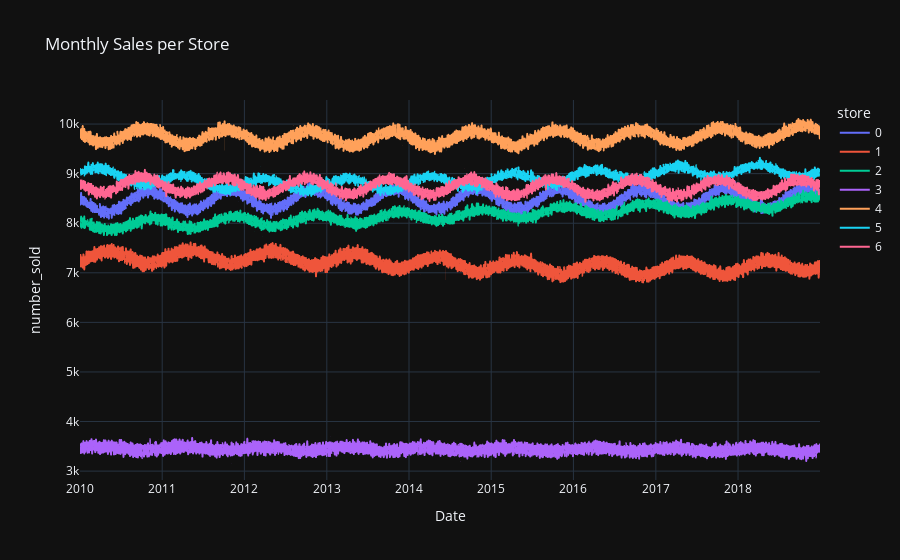

Notebook code cell kept with this figure:
### Markdown cell above
Clearly, each store product combination has a different trend. We can see that there is a trend and seasonality in the data.

There are 7 stores and 10 products.
We can create a time series for each store and product combination. This would result in 70 different time series associated with every unique store-product combination.

We can also create a time series for each store, which would be an aggregation of all products sold in that store. This would result in 7 time series

### Code cell
df_store_groupedSales = df.groupby(['store','Date',])['number_sold'].sum()

px.line(df_store_groupedSales.reset_index(), x='Date', y='number_sold', color='store', title='Monthly Sales per Store')

### Figure 1 — Plotly figure (JSON) as saved in the notebook; plotly's stock layout.template omitted (floating-point values rounded to 4 significant figures; data arrays with more than 128 entries replaced by an {"elided": "..."} marker saying what was removed)
{"data": [{"hovertemplate": "store=0<br>Date=%{x}<br>number_sold=%{y}<extra></extra>", "legendgroup": "0", "line": {"color": "#636efa", "dash": "solid"}, "marker": {"symbol": "circle"}, "mode": "lines", "name": "0", "showlegend": true, "type": "scattergl", "x": {"elided": "3287 str values"}, "xaxis": "x", "y": {"elided": "3287 int values"}, "yaxis": "y"}, {"hovertemplate": "store=1<br>Date=%{x}<br>number_sold=%{y}<extra></extra>", "legendgroup": "1", "line": {"color": "#EF553B", "dash": "solid"}, "marker": {"symbol": "circle"}, "mode": "lines", "name": "1", "showlegend": true, "type": "scattergl", "x": {"elided": "3287 str values"}, "xaxis": "x", "y": {"elided": "3287 int values"}, "yaxis": "y"}, {"hovertemplate": "store=2<br>Date=%{x}<br>number_sold=%{y}<extra></extra>", "legendgroup": "2", "line": {"color": "#00cc96", "dash": "solid"}, "marker": {"symbol": "circle"}, "mode": "lines", "name": "2", "showlegend": true, "type": "scattergl", "x": {"elided": "3287 str values"}, "xaxis": "x", "y": {"elided": "3287 int values"}, "yaxis": "y"}, {"hovertemplate": "store=3<br>Date=%{x}<br>number_sold=%{y}<extra></extra>", "legendgroup": "3", "line": {"color": "#ab63fa", "dash": "solid"}, "marker": {"symbol": "circle"}, "mode": "lines", "name": "3", "showlegend": true, "type": "scattergl", "x": {"elided": "3287 str values"}, "xaxis": "x", "y": {"elided": "3287 int values"}, "yaxis": "y"}, {"hovertemplate": "store=4<br>Date=%{x}<br>number_sold=%{y}<extra></extra>", "legendgroup": "4", "line": {"color": "#FFA15A", "dash": "solid"}, "marker": {"symbol": "circle"}, "mode": "lines", "name": "4", "showlegend": true, "type": "scattergl", "x": {"elided": "3287 str values"}, "xaxis": "x", "y": {"elided": "3287 int values"}, "yaxis": "y"}, {"hovertemplate": "store=5<br>Date=%{x}<br>number_sold=%{y}<extra></extra>", "legendgroup": "5", "line": {"color": "#19d3f3", "dash": "solid"}, "marker": {"symbol": "circle"}, "mode": "lines", "name": "5", "showlegend": true, "type": "scattergl", "x": {"elided": "3287 str values"}, "xaxis": "x", "y": {"elided": "3287 int values"}, "yaxis": "y"}, {"hovertemplate": "store=6<br>Date=%{x}<br>number_sold=%{y}<extra></extra>", "legendgroup": "6", "line": {"color": "#FF6692", "dash": "solid"}, "marker": {"symbol": "circle"}, "mode": "lines", "name": "6", "showlegend": true, "type": "scattergl", "x": {"elided": "3287 str values"}, "xaxis": "x", "y": {"elided": "3287 int values"}, "yaxis": "y"}], "layout": {"legend": {"title": {"text": "store"}, "tracegroupgap": 0}, "title": {"text": "Monthly Sales per Store"}, "xaxis": {"anchor": "y", "domain": [0, 1], "title": {"text": "Date"}}, "yaxis": {"anchor": "x", "domain": [0, 1], "title": {"text": "number_sold"}}}}
